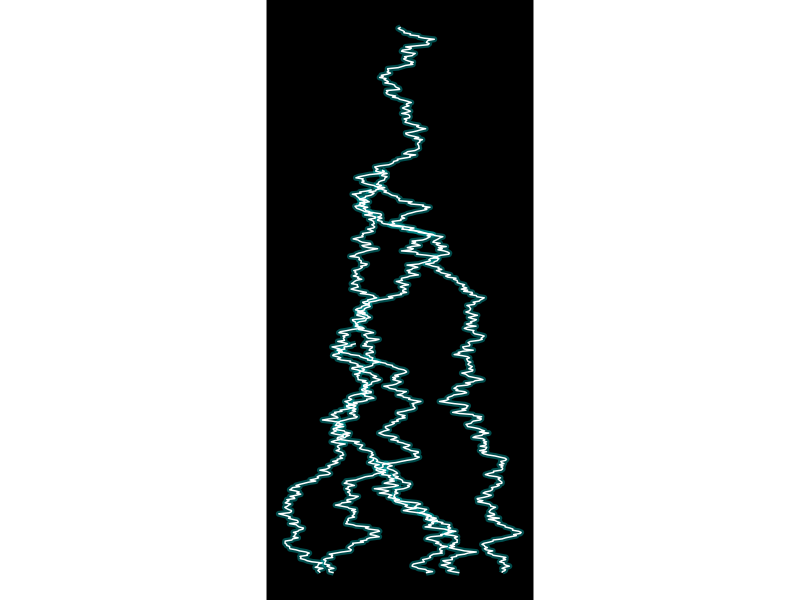

Write R code to recreate this figure.
## ---- chunk 1
knitr::opts_chunk$set(echo = TRUE)
library(tidyverse)
library(gganimate)
## ---- chunk 2
height <- 500
step_size <- 2

main_y <- seq(from = height, to = 0, by = -1)

set.seed(42)
main_x_steps <- rnorm(n = length(main_y), mean = 0, sd = step_size)

main_x <- cumsum(main_x_steps)

main_bolt <- tibble(
  x = main_x,
  y = main_y,
  type = "Main",
  id = "Main"
)

fork_triggers <- main_bolt %>% 
  mutate(random_chance = runif(n())) %>% 
  filter(random_chance < 0.01 & y > 50)

make_branch <- function(start_x, start_y, branch_id) {
  branch_y <- seq(from = start_y, to = 0, by = -1)
  branch_x_steps <- rnorm(n = length(branch_y), mean = 0, sd = step_size)
  branch_x <- start_x + cumsum(branch_x_steps)
  tibble(
    x = branch_x,
    y = branch_y,
    type = "Fork",
    id = paste0("Fork_", branch_id)
  )
}

forks_data <- fork_triggers %>% 
  mutate(branch_id = row_number()) %>% 
  select(start_x = x, start_y = y, branch_id) %>% 
  pmap_dfr(make_branch)

lightning_data <- bind_rows(main_bolt, forks_data)

static_plot <- ggplot(lightning_data, aes(x = x, y = y, group = id)) +
  geom_path(color = "cyan", size = 2, alpha = 0.3) +
  geom_path(color = "white", size = 0.5) +
  theme_void() +
  theme(
    plot.background = element_rect(fill = "black"),
    panel.background = element_rect(fill = "black")
  ) +
  coord_fixed(ratio = 0.5)

print(static_plot)

anim <- static_plot + 
  transition_reveal(-y)

animate(anim, height = 600, width = 400, fps = 20, duration = 5)
